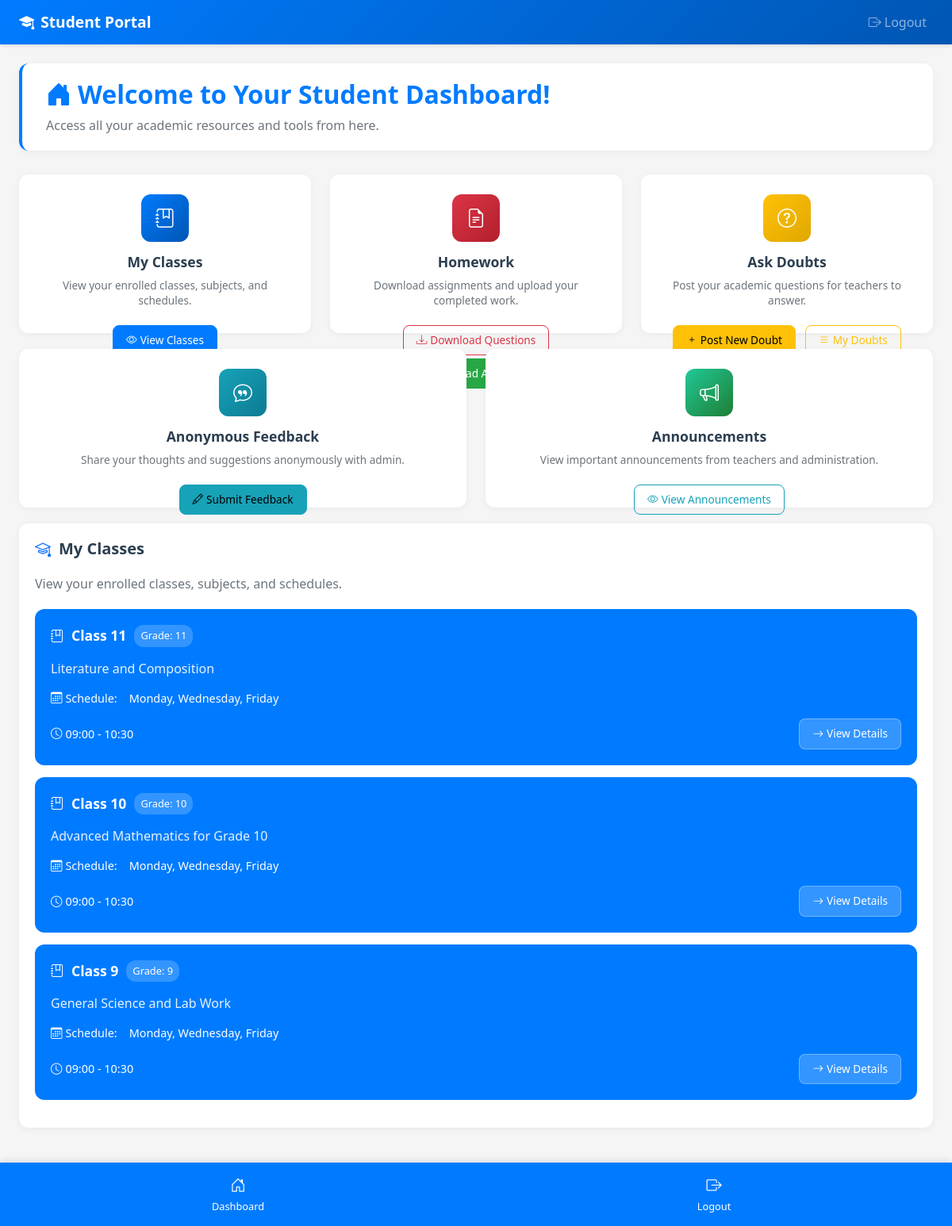
The page /student/site (signed in) on the database its author committed.
### tables this page shows
CREATE TABLE "classes" (
                    id INTEGER PRIMARY KEY AUTOINCREMENT,
                    name TEXT NOT NULL,
                    type TEXT DEFAULT 'regular',
                    description TEXT,
                    grade_level TEXT,
                    section TEXT,
                    schedule_days TEXT,
                    schedule_time_start TEXT,
                    schedule_time_end TEXT,
                    schedule_pdf_path TEXT,
                    meeting_link TEXT,
                    max_students INTEGER DEFAULT 30,
                    status TEXT DEFAULT 'active',
                    created_by INTEGER,
                    created_on DATETIME DEFAULT CURRENT_TIMESTAMP,
                    updated_by INTEGER,
                    updated_on DATETIME,
                    FOREIGN KEY (created_by) REFERENCES users(id),
                    FOREIGN KEY (updated_by) REFERENCES users(id)
                );

### routes/student.py (the view)
@student_bp.route('/site')
def site():
    if 'role' not in session or session['role'] != 'student':
        return redirect(url_for('auth.login'))
    student_id = session.get('user_id')
    conn = get_db()
    cur = conn.cursor()
    cur.execute('''
        SELECT COUNT(*) FROM student_class_map
        WHERE student_id = ?
    ''', (student_id,))
    enrolled_classes_count = cur.fetchone()[0]
    cur.execute('''
        SELECT COUNT(*) FROM student_subjects
        WHERE student_id = ?
    ''', (student_id,))
    subjects_count = cur.fetchone()[0]
    cur.execute('''
        SELECT COUNT(*) FROM doubts
        WHERE student_id = ? AND status = 'open'
    ''', (student_id,))
    pending_doubts_count = cur.fetchone()[0]
    cur.execute('''
        SELECT c.id, c.name, c.description, c.grade_level, c.type,
               c.schedule_days, c.schedule_time_start, c.schedule_time_end
        FROM classes c
        JOIN student_class_map scm ON c.id = scm.class_id
        WHERE scm.student_id = ? AND c.status = 'active'
        ORDER BY c.name
    ''', (student_id,))
    enrolled_classes = []
    for row in cur.fetchall():
        enrolled_classes.append({
            'id': row[0],
            'name': row[1],
            'description': row[2] or 'Test class description',
            'grade_level': row[3] or '10',
            'type': row[4] or 'regular',
            'schedule_days': row[5] or 'Monday, Wednesday, Friday',
            'schedule_time_start': row[6] or '09:00',
            'schedule_time_end': row[7] or '10:30'
        })
    conn.close()
    return render_template('student/site_new.html',
                         enrolled_classes_count=enrolled_classes_count,
                         subjects_count=subjects_count,
                         pending_doubts_count=pending_doubts_count,
                         enrolled_classes=enrolled_classes)

### routes/student.py (called while the page is built)
def get_db():
    return sqlite3.connect('users.db')

### templates/student/site_new.html (shortened to what this page needs)
<!DOCTYPE html>
<html lang="en">
<head>
    <link href="https://cdn.jsdelivr.net/npm/bootstrap@5.3.0/dist/css/bootstrap.min.css" rel="stylesheet">
    <link href="https://cdn.jsdelivr.net/npm/bootstrap-icons@1.10.0/font/bootstrap-icons.css" rel="stylesheet">
</head>
<body>
    <nav class="navbar navbar-expand-lg navbar-dark">
        <div class="container-fluid px-4">
            <a class="navbar-brand" href="#">
                <i class="bi bi-mortarboard-fill me-2"></i>Student Portal
            </a>
            <div class="navbar-nav ms-auto">
                <a class="nav-link" href="{{ url_for('auth.logout') }}">
                    <i class="bi bi-box-arrow-right me-1"></i>Logout
                </a>
            </div>
        </div>
    </nav>
    <div class="container-fluid px-4 py-4">
        <div class="welcome-section">
            <h2 class="welcome-title">
                <i class="bi bi-house-door-fill me-2"></i>Welcome to Your Student Dashboard!
            </h2>
            <p class="welcome-subtitle">Access all your academic resources and tools from here.</p>
        </div>
        <div class="row">
            <div class="col-lg-4 col-md-6">
                <div class="feature-card">
                    <div class="feature-icon blue">
                        <i class="bi bi-journal-bookmark"></i>
                    </div>
                    <h5 class="feature-title">My Classes</h5>
                    <p class="feature-description">View your enrolled classes, subjects, and schedules.</p>
                    <div>
                        <a href="{{ url_for('student.classes') }}" class="btn btn-primary btn-feature">
                            <i class="bi bi-eye me-1"></i>View Classes
                        </a>
                    </div>
                </div>
            </div>
            <div class="col-lg-4 col-md-6">
                <div class="feature-card">
                    <div class="feature-icon red">
                        <i class="bi bi-file-earmark-text"></i>
                    </div>
                    <h5 class="feature-title">Homework</h5>
                    <p class="feature-description">Download assignments and upload your completed work.</p>
                    <div>
                        <a href="{{ url_for('student.homework') }}" class="btn btn-outline-danger btn-feature">
                            <i class="bi bi-download me-1"></i>Download Questions
                        </a>
                        <a href="{{ url_for('student.homework') }}" class="btn btn-success btn-feature">
                            Upload Answers
                        </a>
                    </div>
                </div>
            </div>
            <div class="col-lg-4 col-md-6">
                <div class="feature-card">
                    <div class="feature-icon orange">
                        <i class="bi bi-question-circle"></i>
                    </div>
                    <h5 class="feature-title">Ask Doubts</h5>
                    <p class="feature-description">Post your academic questions for teachers to answer.</p>
                    <div>
                        <a href="{{ url_for('student.doubts') }}" class="btn btn-warning btn-feature">
                            <i class="bi bi-plus me-1"></i>Post New Doubt
                        </a>
                        <a href="{{ url_for('student.doubts') }}" class="btn btn-outline-warning btn-feature">
                            <i class="bi bi-list me-1"></i>My Doubts
                        </a>
                    </div>
                </div>
            </div>
        </div>
        <div class="row">
            <div class="col-lg-6 col-md-6">
                <div class="feature-card">
                    <div class="feature-icon cyan">
                        <i class="bi bi-chat-quote"></i>
                    </div>
                    <h5 class="feature-title">Anonymous Feedback</h5>
                    <p class="feature-description">Share your thoughts and suggestions anonymously with admin.</p>
                    <div>
                        <a href="{{ url_for('student.feedback') }}" class="btn btn-info btn-feature">
                            <i class="bi bi-pencil me-1"></i>Submit Feedback
                        </a>
                    </div>
                </div>
            </div>
            <div class="col-lg-6 col-md-6">
                <div class="feature-card">
                    <div class="feature-icon teal">
                        <i class="bi bi-megaphone"></i>
                    </div>
                    <h5 class="feature-title">Announcements</h5>
                    <p class="feature-description">View important announcements from teachers and administration.</p>
                    <div>
                        <a href="{{ url_for('student.announcements') }}" class="btn btn-outline-info btn-feature">
                            <i class="bi bi-eye me-1"></i>View Announcements
                        </a>
                    </div>
                </div>
            </div>
        </div>
        {% if enrolled_classes %}
        <div class="classes-section">
            <h5 class="section-title">
                <i class="bi bi-mortarboard text-primary"></i>My Classes
            </h5>
            <p style="color: #6c757d; margin-bottom: 20px;">View your enrolled classes, subjects, and schedules.</p>
            {% for class in enrolled_classes %}
            <div class="class-card">
                <div class="class-header">
                    <i class="bi bi-journal-bookmark"></i>
                    <h6 class="class-name">Class {{ class.grade_level }}</h6>
                    <span class="grade-badge">Grade: {{ class.grade_level }}</span>
                </div>
                <div class="class-info">
                    <p style="margin: 0; opacity: 0.9;">{{ class.description }}</p>
                </div>
                <div style="display: flex; align-items: center; gap: 15px; font-size: 0.9rem; margin-bottom: 15px;">
                    <span><i class="bi bi-calendar3 me-1"></i>Schedule:</span>
                    <span>{{ class.schedule_days }}</span>
                </div>
                <div class="schedule-info">
                    <span><i class="bi bi-clock me-1"></i>{{ class.schedule_time_start }} - {{ class.schedule_time_end }}</span>
                    <a href="#" class="btn-view-details ms-auto">
                        <i class="bi bi-arrow-right me-1"></i>View Details
                    </a>
                </div>
            </div>
            {% endfor %}
        </div>
        {% endif %}
    </div>
    <div class="bottom-navbar">
        <div class="container-fluid">
            <div class="row">
                <div class="col text-center">
                    <a href="{{ url_for('student.site') }}" class="bottom-nav-item">
                        <i class="bi bi-house-door"></i>
                        <span>Dashboard</span>
                    </a>
                </div>
                <div class="col text-center">
                    <a href="{{ url_for('auth.logout') }}" class="bottom-nav-item">
                        <i class="bi bi-box-arrow-right"></i>
                        <span>Logout</span>
                    </a>
                </div>
            </div>
        </div>
    </div>
</body>
</html>

### templates/student/site_new.html (style rules this page uses)
body { background-color: #f5f5f5; font-family: 'Segoe UI', Tahoma, Geneva, Verdana, sans-serif; }
.navbar { background: linear-gradient(135deg, #007bff, #0056b3) !important; box-shadow: 0 2px 4px rgba(0,0,0,0.1); }
.navbar-brand { font-weight: 600; font-size: 1.2rem; }
.welcome-section { background: white; border-radius: 12px; padding: 20px 30px; margin-bottom: 30px; box-shadow: 0 2px 10px rgba(0,0,0,0.05); border-left: 4px solid #007bff; }
.welcome-title { color: #007bff; font-weight: 600; margin-bottom: 8px; }
.welcome-subtitle { color: #6c757d; margin: 0; }
.feature-card { background: white; border-radius: 12px; padding: 25px 20px; text-align: center; box-shadow: 0 2px 10px rgba(0,0,0,0.05); border: none; height: 200px; transition: transform 0.2s; margin-bottom: 20px; }
.feature-icon { width: 60px; height: 60px; border-radius: 12px; display: flex; align-items: center; justify-content: center; margin: 0 auto 15px; font-size: 24px; color: white; }
.feature-icon.blue { background: linear-gradient(135deg, #007bff, #0056b3); }
.feature-icon.red { background: linear-gradient(135deg, #dc3545, #b21f2d); }
.feature-icon.orange { background: linear-gradient(135deg, #ffc107, #e0a800); }
.feature-icon.cyan { background: linear-gradient(135deg, #17a2b8, #0c7b93); }
.feature-icon.teal { background: linear-gradient(135deg, #20c997, #1e7e34); }
.feature-title { font-size: 1.1rem; font-weight: 600; color: #2c3e50; margin-bottom: 8px; }
.feature-description { font-size: 0.85rem; color: #6c757d; margin-bottom: 20px; line-height: 1.4; }
.btn-feature { border-radius: 8px; font-weight: 500; padding: 8px 16px; font-size: 0.85rem; margin: 2px 4px; }
.btn-primary { background: #007bff; border-color: #007bff; }
.btn-warning { background: #ffc107; border-color: #ffc107; color: #000; }
.btn-info { background: #17a2b8; border-color: #17a2b8; }
.btn-success { background: #28a745; border-color: #28a745; }
.btn-outline-danger { color: #dc3545; border-color: #dc3545; }
.btn-outline-warning { color: #ffc107; border-color: #ffc107; }
.btn-outline-info { color: #17a2b8; border-color: #17a2b8; }
.bottom-navbar { position: fixed; bottom: 0; left: 0; right: 0; background: #007bff; padding: 10px 0; box-shadow: 0 -2px 10px rgba(0,0,0,0.1); }
.bottom-nav-item { color: white; text-decoration: none; text-align: center; display: flex; flex-direction: column; align-items: center; font-size: 0.8rem; padding: 5px; }
.bottom-nav-item i { font-size: 1.2rem; margin-bottom: 2px; }
.classes-section { background: white; border-radius: 12px; padding: 20px; margin-bottom: 100px; box-shadow: 0 2px 10px rgba(0,0,0,0.05); }
.section-title { color: #2c3e50; font-weight: 600; margin-bottom: 20px; display: flex; align-items: center; gap: 10px; }
.class-card { background: #007bff; color: white; border-radius: 12px; padding: 20px; margin-bottom: 15px; }
.class-header { display: flex; align-items: center; gap: 10px; margin-bottom: 15px; }
.class-name { font-size: 1.1rem; font-weight: 600; margin: 0; }
.grade-badge { background: rgba(255,255,255,0.2); padding: 4px 8px; border-radius: 12px; font-size: 0.8rem; }
.class-info { margin-bottom: 15px; }
.schedule-info { display: flex; align-items: center; gap: 15px; font-size: 0.9rem; }
.btn-view-details { background: rgba(255,255,255,0.2); border: 1px solid rgba(255,255,255,0.3); color: white; border-radius: 8px; padding: 8px 16px; font-size: 0.85rem; text-decoration: none; display: inline-block; transition: all 0.2s; }

### rows shown on the page
classes: grade_level "11", description "Literature and Composition", schedule_days "Monday, Wednesday, Friday", schedule_time_start "09:00", schedule_time_end "10:30"
classes: grade_level "10", description "Advanced Mathematics for Grade 10", schedule_days "Monday, Wednesday, Friday", schedule_time_start "09:00", schedule_time_end "10:30"
classes: grade_level "9", description "General Science and Lab Work", schedule_days "Monday, Wednesday, Friday", schedule_time_start "09:00", schedule_time_end "10:30"
